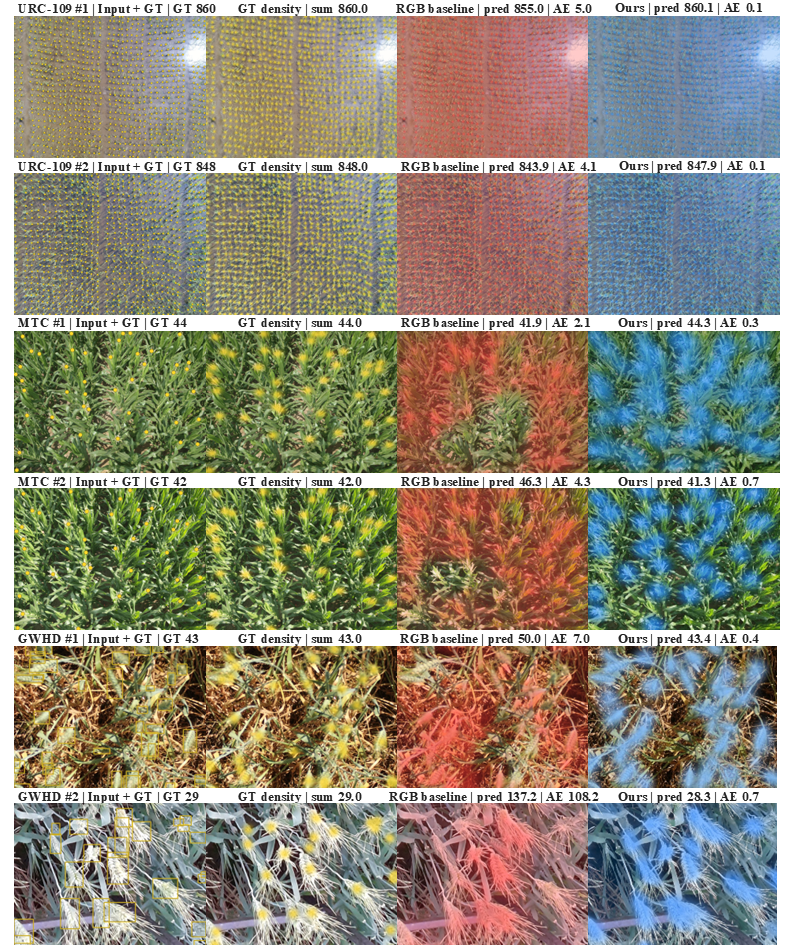
#> input picture Comparison on public agricultural counting datasets.tif, 794 x 945 px
$ python -i priors.py   (imports and definitions only)   (older library calls are emulated)
#> lines starting #> are read from the running program, lines starting #| are printed output that depends on the picture
from __future__ import annotations

import cv2
import numpy as np


# [12 lines left out: functions normalize01, rgb_prior, not called in this run]


def texture_map(image_rgb: np.ndarray, target_hw: tuple[int, int] | None = None) -> np.ndarray:
    gray = cv2.cvtColor(image_rgb, cv2.COLOR_RGB2GRAY)
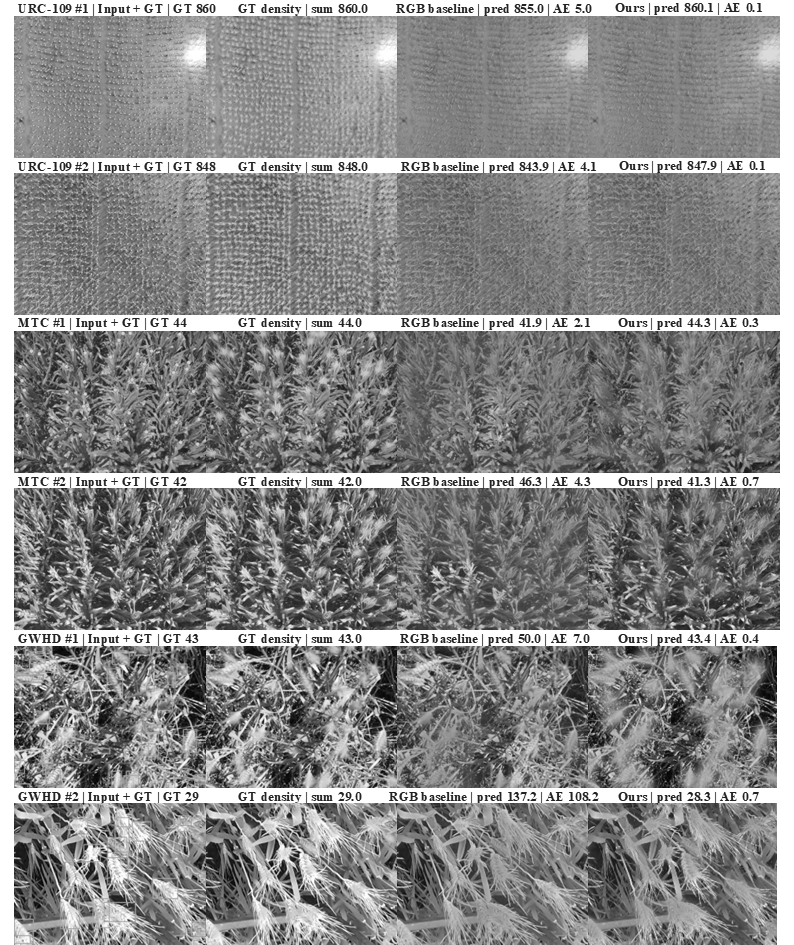
#> gray: shape (945, 794); min 0, max 255, mean 136.6
    lap = cv2.Laplacian(gray, cv2.CV_32F, ksize=3)
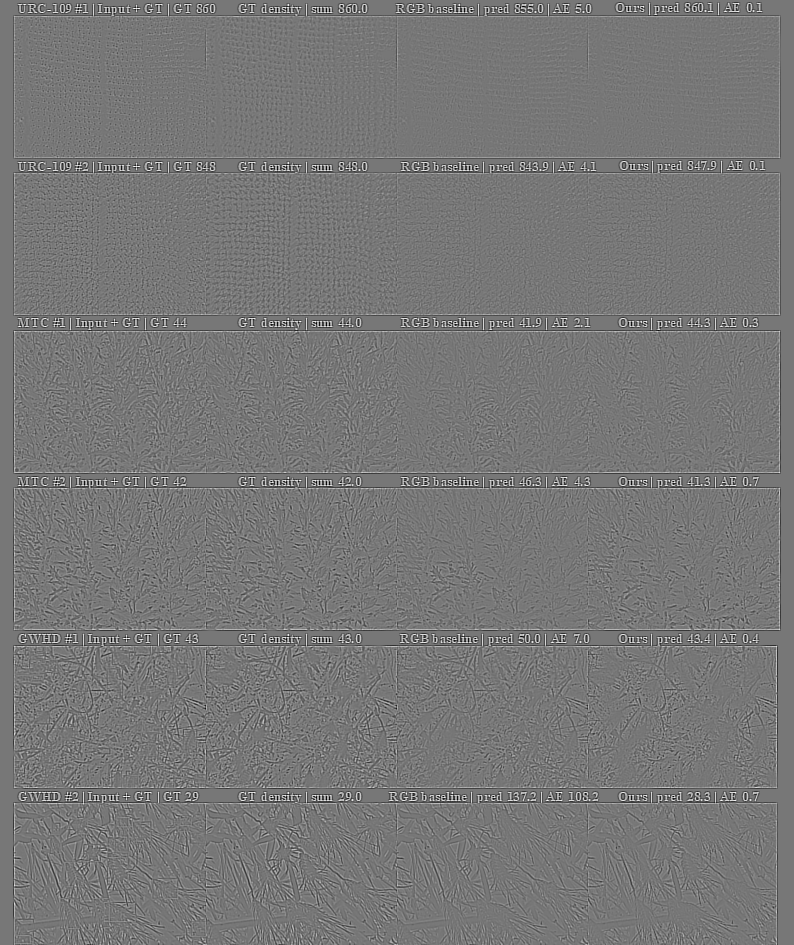
#> lap: shape (945, 794) float32; min -1560, max 1768, mean 0; drawn with min black and max white
    texture = cv2.GaussianBlur(np.abs(lap) / 255.0, (0, 0), 3.0)
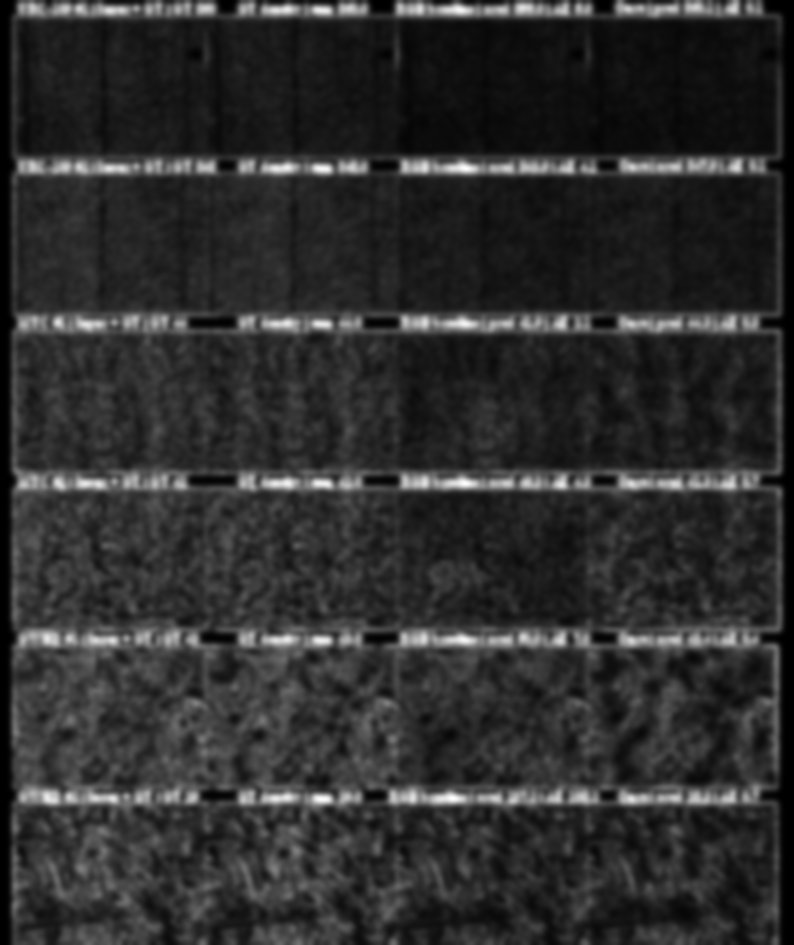
#> texture: shape (945, 794) float32; min 0, max 2.88, mean 0.53; drawn with min black and max white
    if target_hw is not None:
        target_h, target_w = target_hw
        texture = cv2.resize(texture, (target_w, target_h), interpolation=cv2.INTER_AREA)
    return np.clip(texture.astype(np.float32), 0.0, 1.0)
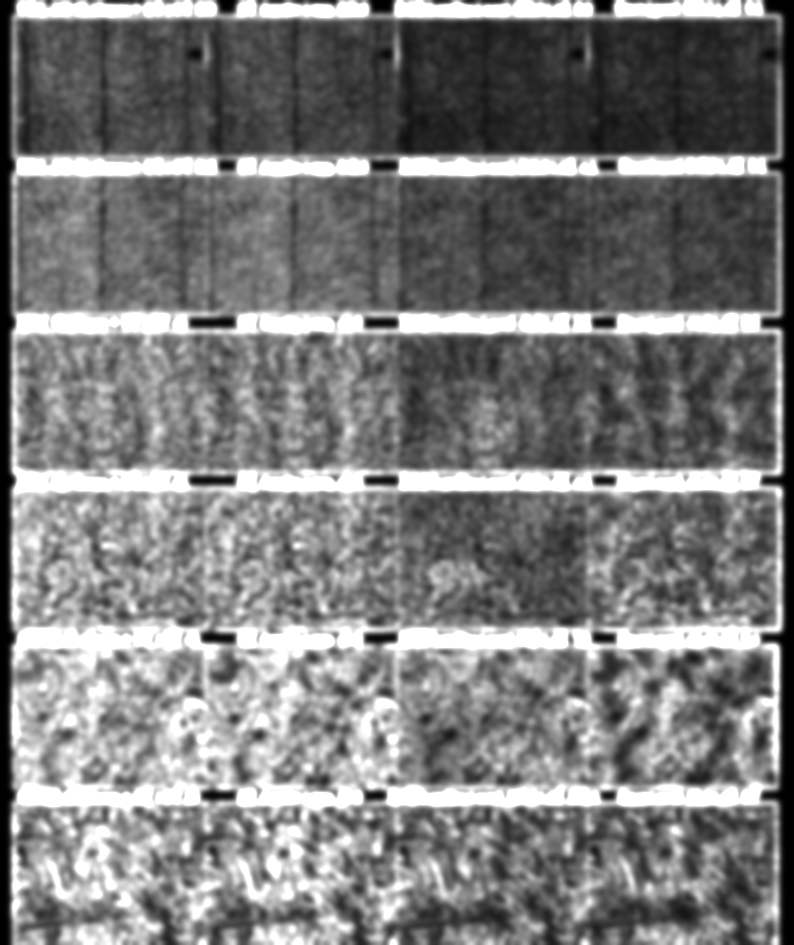
#> returned value: shape (945, 794) float32; min 0, max 1, mean 0.488


# [56 lines left out: functions glare_prior, depth_gradient_prior, vegetation_mask, flat_water_prior, geometry_saliency_prior, build_geometry_priors, not called in this run]

>>> import cv2
>>> picture = cv2.cvtColor(cv2.imread('../Comparison on public agricultural counting datasets.tif'), cv2.COLOR_BGR2RGB)
>>> result = texture_map(picture)
